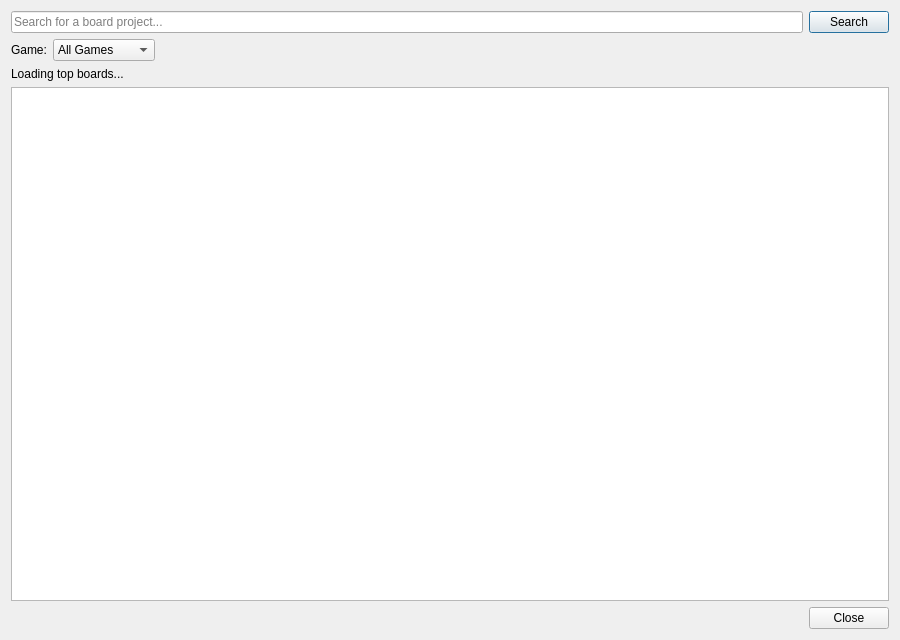
<?xml version="1.0" encoding="UTF-8"?>
<ui version="4.0">
 <class>BoardDownloaderDialog</class>
 <widget class="QDialog" name="BoardDownloaderDialog">
  <property name="geometry">
   <rect>
    <x>0</x>
    <y>0</y>
    <width>900</width>
    <height>640</height>
   </rect>
  </property>
  <property name="minimumSize">
   <size>
    <width>800</width>
    <height>500</height>
   </size>
  </property>
  <property name="windowTitle">
   <string>Board Downloader</string>
  </property>
  <layout class="QVBoxLayout" name="verticalLayout">
   <item>
    <layout class="QHBoxLayout" name="searchLayout">
     <item>
      <widget class="QLineEdit" name="searchLineEdit">
       <property name="placeholderText">
        <string>Search for a board project...</string>
       </property>
       <property name="clearButtonEnabled">
        <bool>true</bool>
       </property>
      </widget>
     </item>
     <item>
      <widget class="QPushButton" name="searchButton">
       <property name="text">
        <string>Search</string>
       </property>
      </widget>
     </item>
    </layout>
   </item>
   <item>
    <layout class="QHBoxLayout" name="filterLayout">
     <item>
      <widget class="QLabel" name="gameFilterLabel">
       <property name="text">
        <string>Game:</string>
       </property>
      </widget>
     </item>
     <item>
      <widget class="QComboBox" name="gameFilterComboBox">
       <item>
        <property name="text">
         <string>All Games</string>
        </property>
       </item>
       <item>
        <property name="text">
         <string>Mario Party</string>
        </property>
       </item>
       <item>
        <property name="text">
         <string>Mario Party 2</string>
        </property>
       </item>
       <item>
        <property name="text">
         <string>Mario Party 3</string>
        </property>
       </item>
      </widget>
     </item>
     <item>
      <spacer name="filterSpacer">
       <property name="orientation">
        <enum>Qt::Orientation::Horizontal</enum>
       </property>
       <property name="sizeHint" stdset="0">
        <size>
         <width>40</width>
         <height>20</height>
        </size>
       </property>
      </spacer>
     </item>
    </layout>
   </item>
   <item>
    <widget class="QLabel" name="statusLabel">
     <property name="text">
      <string>Loading top boards...</string>
     </property>
    </widget>
   </item>
   <item>
    <widget class="QListWidget" name="resultsListWidget">
     <property name="alternatingRowColors">
      <bool>true</bool>
     </property>
     <property name="selectionMode">
      <enum>QAbstractItemView::SelectionMode::SingleSelection</enum>
     </property>
     <property name="iconSize">
      <size>
       <width>48</width>
       <height>48</height>
      </size>
     </property>
    </widget>
   </item>
   <item>
    <widget class="QDialogButtonBox" name="buttonBox">
     <property name="orientation">
      <enum>Qt::Orientation::Horizontal</enum>
     </property>
     <property name="standardButtons">
      <set>QDialogButtonBox::StandardButton::Close</set>
     </property>
    </widget>
   </item>
  </layout>
 </widget>
 <resources/>
 <connections>
  <connection>
   <sender>buttonBox</sender>
   <signal>rejected()</signal>
   <receiver>BoardDownloaderDialog</receiver>
   <slot>reject()</slot>
  </connection>
 </connections>
</ui>
